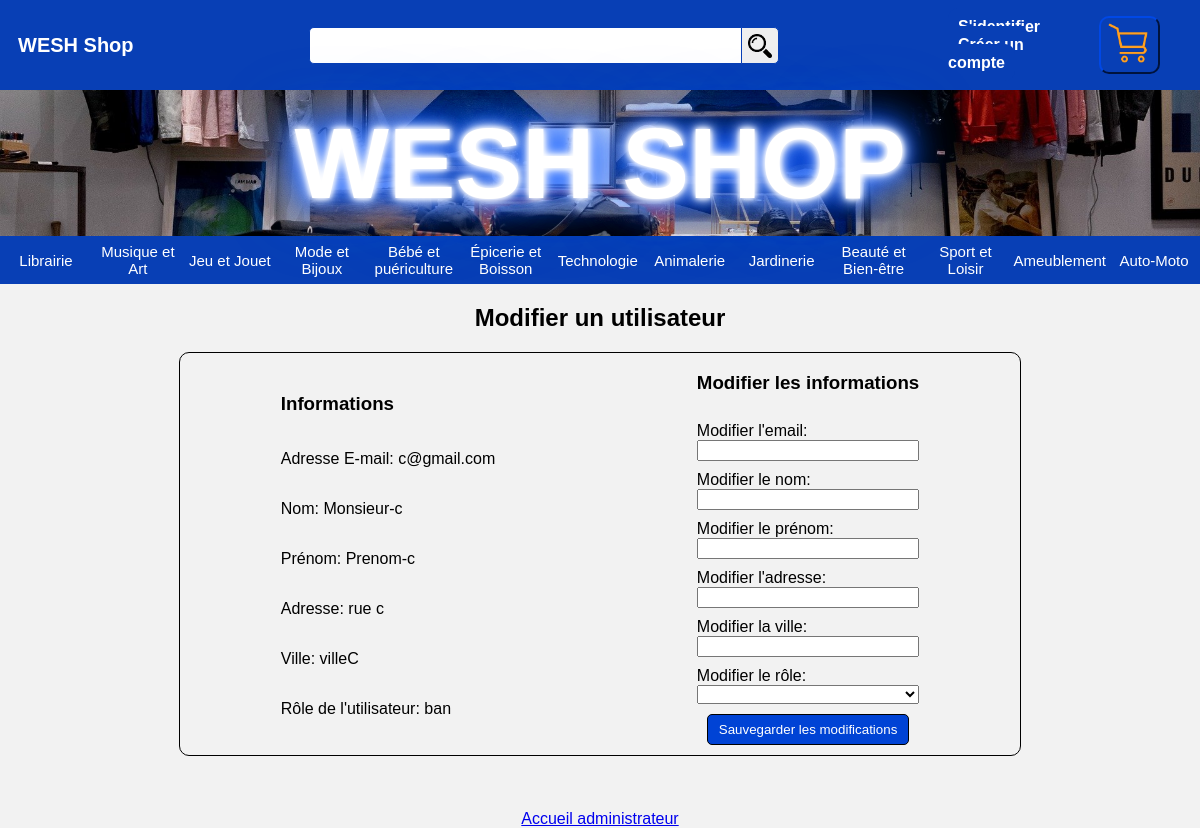
Screenshot of /modifier.php?email=c@gmail.com with the database file from the repository.
### tables this page shows
CREATE TABLE `user` (
  `id` int(11) NOT NULL,
  `email` varchar(255) NOT NULL,
  `name` varchar(255) NOT NULL,
  `firstname` varchar(255) NOT NULL,
  `mdp` varchar(255) NOT NULL,
  `address` varchar(255) NOT NULL,
  `ville` varchar(255) NOT NULL,
  `role` varchar(10) NOT NULL
);

### functionCrud.php (called while the page is built, shortened)
<?php
    class Crud{
        public static function update(){
            $bdd = Database::connect();
            $email = $_GET['email'];
            $user = $bdd->prepare('SELECT * FROM user WHERE email = ?');
            $user->execute([$email]);
            $userDetails = $user->fetch();
        }
    }

### modifier.php (the view, shortened to what this page needs)
<?php
    require_once 'functionCrud.php';
    $email = $_GET['email'];
    $user = Database::$bdd-> prepare('SELECT * FROM user WHERE email = ?');
    $user-> execute([$email]);
    $userDetails = $user-> fetch();
    Crud::update();
    include('head&header.php');
?>
        <h2 class="userTitle">Modifier un utilisateur</h2>
        <div class="tabUser">
            <div class="afficherUser">
                    <h3>Informations</h3>
                    <p>Adresse E-mail: <?php echo $userDetails[1] ?></p>
                    <p>Nom: <?php echo $userDetails[2] ?></p>
                    <p>Prénom: <?php echo $userDetails[3] ?></p>
                    <p>Adresse: <?php echo $userDetails[5] ?></p>
                    <p>Ville: <?php echo $userDetails[6] ?></p>
                    <p>Rôle de l'utilisateur: <?php echo $userDetails[7] ?></p>
            </div>
            <div class="updateUser">
                <h3>Modifier les informations</h3>
                <form action="modifier.php?email=<?php echo $email ?>" method="post">
                        <label>Modifier l'email:</label>
                            <input type="text" name="updateEmail">
                        <label>Modifier le nom:</label>
                            <input type="text" name="updateName">
                        <label>Modifier le prénom:</label>
                            <input type="text" name="updateFirstname">
                        <label>Modifier l'adresse:</label>
                            <input type="text" name="updateAddress">
                        <label>Modifier la ville:</label>
                            <input type="text" name="updateCity">
                        <label>Modifier le rôle:</label>
                            <select name="updateRole">
                                <option value=""></option>
                                <option value="user">Utilisateur</option>
                            </select>
                    <input class="submitUpdate" type="submit" name='submitModif' value="Sauvegarder les modifications">
                </form>
            </div>
        </div>
        <br>
            <br>
            <br>
            <div class="retourAccueil">
                <a href="admin.php">Accueil administrateur</a>
            </div>
    </body>
</html>

### assets/css/style.css (style rules this page uses)
html, body { margin:0; padding: 0; font-family: "Trebuchet MS", Arial, Helvetica, sans-serif; background-color:rgb(242, 242, 242); }
.userTitle { text-align:center; }
.tabUser { display:flex; justify-content:space-around; width:70%; margin-left:auto; margin-right:auto; border:1px solid black; border-radius:10px; }
.afficherUser { display:flex; flex-direction:column; justify-content: center; }
.updateUser form { display:flex; flex-direction:column; }
.updateUser form label { margin-top:10px; }
.submitUpdate { margin:10px; padding:7px; border-radius:5px; cursor:pointer; background-color:rgb(0, 67, 213); color:white; border:1px solid black }
.retourAccueil { display:flex; justify-content: center; }

### rows the page displays
user: email "c@gmail.com", name "Monsieur-c", firstname "Prenom-c", address "rue c", ville "villeC", role "ban"
